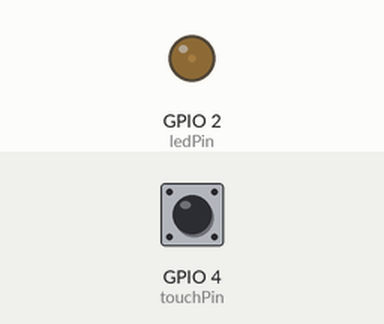
Simulated run of this sketch. Board: ESP32. On the bench: output pins drawn as LEDs (lit = HIGH). The test bench sets the inputs (shaded band); at power-on: GPIO 4 (touchPin) HIGH.

Above: at 0.15 s.
At 1.2 s:
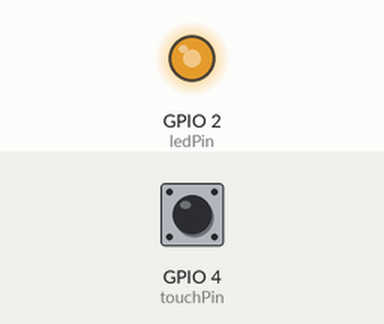
1.3 s: GPIO 4 (touchPin) pulled LOW for 0.15 s
At 1.95 s:
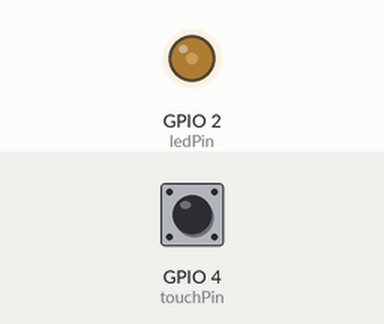
4.3 s: GPIO 4 (touchPin) pulled LOW for 1 s
Timing chart, 0 to 13.5 s (numbered marks = the images above; inputs shaded):
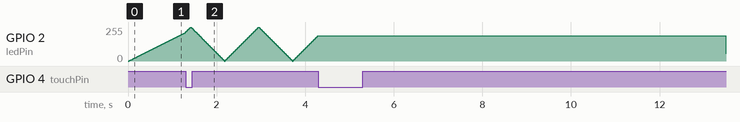

The sketch:

touch_speed_pwm.ino
```cpp
// 触摸调速呼吸灯：每次触摸切换速度档位（慢->中->快）
const int touchPin = T0;
const int ledPin = 2;
int speedLevel = 1;          // 1=慢，2=中，3=快
bool lastTouch = false;
unsigned long lastDebounce = 0;
const int debounceDelay = 50;

int brightness = 0;
int fadeAmount = 5;
int stepDelay = 30;          // 初始慢速
unsigned long lastUpdate = 0;

void setup() {
  pinMode(ledPin, OUTPUT);
  ledcSetup(0, 5000, 8);
  ledcAttachPin(ledPin, 0);
  setSpeed(speedLevel);
}

void loop() {
  // 触摸检测
  int touchVal = touchRead(touchPin);
  bool touched = (touchVal < 30);
  if (touched != lastTouch && millis() - lastDebounce > debounceDelay) {
    lastDebounce = millis();
    if (touched) {
      speedLevel = (speedLevel % 3) + 1;
      setSpeed(speedLevel);
    }
  }
  lastTouch = touched;

  // 呼吸效果
  unsigned long now = millis();
  if (now - lastUpdate >= stepDelay) {
    lastUpdate = now;
    brightness += fadeAmount;
    if (brightness <= 0 || brightness >= 255) {
      fadeAmount = -fadeAmount;
      brightness = constrain(brightness, 0, 255);
    }
    ledcWrite(0, brightness);
  }
}

void setSpeed(int level) {
  switch(level) {
    case 1: stepDelay = 30; break;
    case 2: stepDelay = 15; break;
    case 3: stepDelay = 5;  break;
  }
}
```
